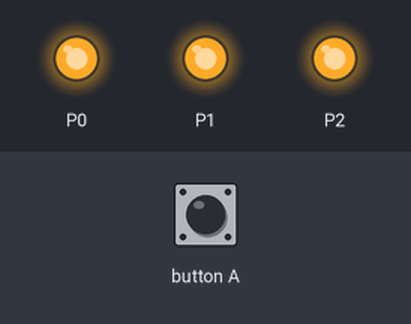
This program was run on a simulated BBC micro:bit (MakeCode). Shown: output pins drawn as LEDs (lit = HIGH). The test bench sets the inputs (shaded band).

Above: at 1.2 s.
1.3 s: button A pressed for 0.15 s
At 2.0 s:
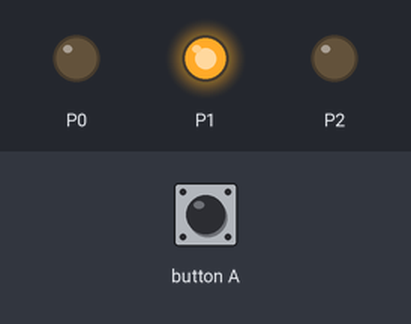
At 4.7 s:
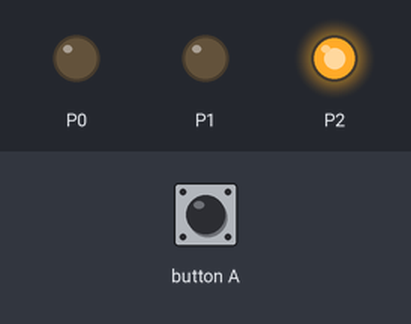
Timing chart, 0 to 10.4 s (numbered marks = the images above; inputs shaded):
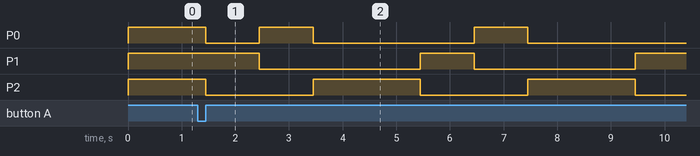

Measured:
- after the input at 1.3 s, P0: goes LOW 1.0 s, HIGH 1.0 s, LOW 3.0 s, HIGH 1.0 s, then LOW, starting after 0.15 s; P1: alternates HIGH for 1.0 s and LOW for 3.0 s, starting after 1.2 s; P2: alternates HIGH for 2.0 s and LOW for 2.0 s, starting after 0.15 s

The program:

main.ts
```typescript
input.onButtonPressed(Button.A, function () {
    for (let index = 0; index < 4; index++) {
        pins.analogWritePin(AnalogPin.P0, 0)
        pins.analogWritePin(AnalogPin.P1, 1023)
        pins.analogWritePin(AnalogPin.P2, 0)
        basic.pause(1000)
        pins.analogWritePin(AnalogPin.P0, 1023)
        pins.analogWritePin(AnalogPin.P1, 0)
        pins.analogWritePin(AnalogPin.P2, 0)
        basic.pause(1000)
        pins.analogWritePin(AnalogPin.P0, 0)
        pins.analogWritePin(AnalogPin.P1, 0)
        pins.analogWritePin(AnalogPin.P2, 1023)
        basic.pause(2000)
    }
    pins.analogWritePin(AnalogPin.P0, 1023)
    pins.analogWritePin(AnalogPin.P1, 1023)
    pins.analogWritePin(AnalogPin.P2, 1023)
})
pins.analogWritePin(AnalogPin.P0, 1023)
pins.analogWritePin(AnalogPin.P1, 1023)
pins.analogWritePin(AnalogPin.P2, 1023)
basic.forever(function () {

})
```

test.ts
```typescript
// aquí va el archivo "tests"; esto no se compilará cuando este paquete se utilice como una extensión.
```
